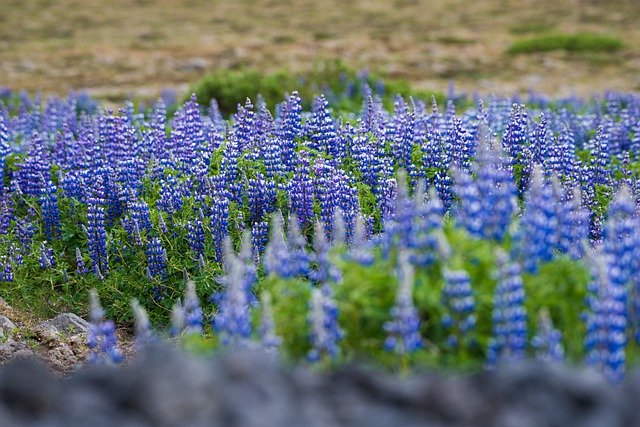
#> input picture Encore/OpenCV/a.jpg, 640 x 427 px
$ jupyter execute opencv_4.ipynb
#> lines starting #> are read from the running program, lines starting #| are printed output that depends on the picture; after the words box and inside, x2 and y2 are one past the last pixel; in counts of white or black regions, pixels touching at a corner belong together
# 이미지 기초 지식

*이미지 특정 픽셀 추출
p = img[100, 100]#(100,100)위치의 픽셀 한 개 추출
print(p)
=>[134, 156, 219] #[b, g, r]

[cell 1]
import cv2
img = cv2.imread('a.jpg', 1)
#> img is the input picture: shape (427, 640, 3); mean B, G, R 116.7, 113.7, 102.9
h, w, c = img.shape
#> h = 427; w = 640; c = 3
print(h, w, c) #c는 색상 채널 수
#| 427 640 3
p = img[100, 100]
#> p = [111, 131, 132]
p  #[b, g, r]
#> Out = [111, 131, 132]

*이미지 특정 픽셀의 한 채널(b, g, r)의 값
c = img[100, 100, 0] #0:b, 1:g, 2:r
print(c)
=>134

[cell 2]
b_c = img[100, 100, 0]  #blue 색상값. 0:blue, 1:green, 2:red
#> b_c = 111
b_c
#> Out = 111

*특정 픽셀 값 변경
img[100, 100] = [255,255,255]#(100,100)위치의 픽셀을 흰색으로 변경

[cell 3]
img[100, 100] = [255,255,255]
#> img: shape (427, 640, 3); under 0.01% of pixels changed, all inside (x1, y1, x2, y2) = (100, 100, 101, 101)
cv2.imshow('img', img)
cv2.waitKey(0)
cv2.destroyAllWindows()

*img.item: 특정 픽셀을 나타내는 속성
img.item(100, 100, 2)# (100,100)위치의 픽셀의 red값 반환
img.itemset((100, 100, 2), 255)#(100,100)위치의 픽셀의 red값을 255로 변경

[cell 4]
p2 = img.item(100, 100, 2)
#> p2 = 255
p2
#> Out = 255

[cell 5]
img.itemset((100, 100, 0), 0)
#> img: shape (427, 640, 3); mean B, G, R 116.7, 113.7, 102.9
img.itemset((100, 100, 1), 0)
#> img: shape (427, 640, 3); mean B, G, R 116.7, 113.7, 102.9
img.itemset((100, 100, 2), 0)
#> img: shape (427, 640, 3); mean B, G, R 116.7, 113.7, 102.9
cv2.imshow('img', img)
cv2.waitKey(0)
cv2.destroyAllWindows()

*img.shape: 세로길이, 가로길이, 채널
h, w, c = img.shape
=>h:세로길이, w:가로길이, c:채널

*img.size: 전체 픽셀 수
*img.dtype: 픽셀표현 데이터 타입

[cell 6]
img.shape
#> Out = (427, 640, 3)

[cell 7]
img.size  # h*w*c
#> Out = 819840

[cell 8]
img.dtype  #채널 표현 데이타 타입

*roi(region of image): 이미지의 특정 영역 추출
roi = img[h시작점:h끝점, w시작점:w끝점]

[cell 9]
roi = img[100:200, 100:300]
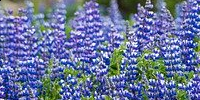
#> roi: shape (100, 200, 3); mean B, G, R 153.4, 116.3, 103.4
cv2.imshow('roi', roi)
cv2.waitKey(0)
cv2.destroyAllWindows()

[cell 10]
img[0:100, 200:400] = roi
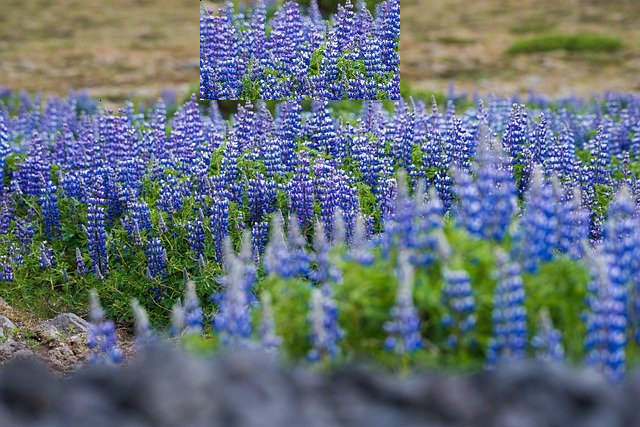
#> img: shape (427, 640, 3); mean B, G, R 121.2, 112.5, 100.4
cv2.imshow('img', img)
cv2.waitKey(0)
cv2.destroyAllWindows()

*이미지 채널 분리
b,g,r = cv2.split(img)  #비용 비쌈
  => 색상분리, 0:blue, 1:green, 2:red
img = cv2.merge((r,g,b))
  => 분리한 색상 다시 역순으로 결합

[cell 11]
b,g,r = cv2.split(img) #비용 비쌈
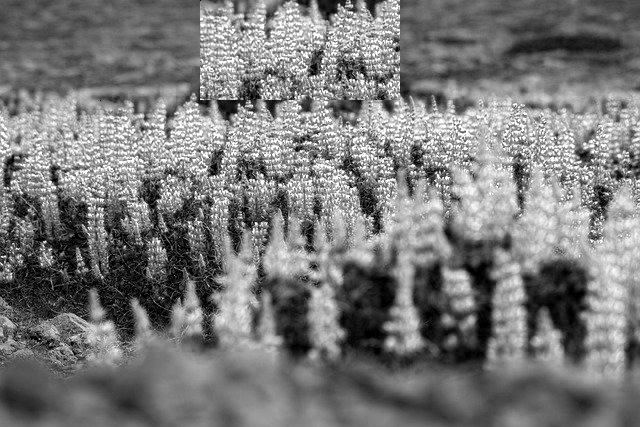
#> b: shape (427, 640); min 0, max 255, mean 121.2
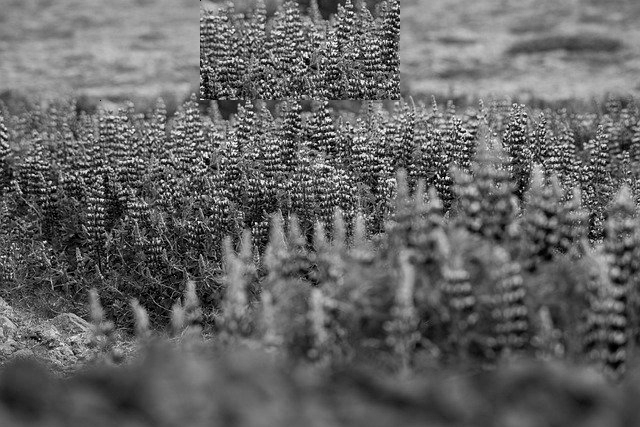
#> r: shape (427, 640); min 0, max 255, mean 100.4
img = cv2.merge((r,g,b))
cv2.imshow('img', img)
cv2.waitKey(0)
cv2.destroyAllWindows()

*cv2.split()이 비싸므로 numpy 인덱싱으로 접근하는것이 효과적이다
b = img[:,:,0]  #blue 채널 추출

[cell 12]
img_blue = img[:,:,0]
img_blue

[cell 13]
img[:,:,2] = 0  #이미지에서 빨간색 제거
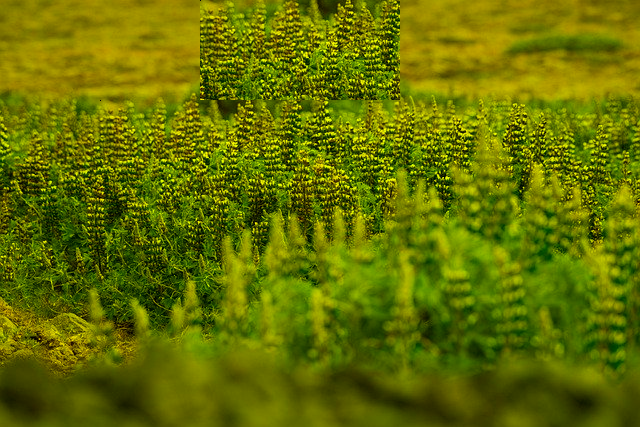
#> img: shape (427, 640, 3); mean R, G, B 100.4, 112.5, 0
cv2.imshow('img', img)
cv2.waitKey(0)
cv2.destroyAllWindows()

<이미지 복사>

[cell 14]
import cv2
src = cv2.imread('a.jpg')
img1 = src   #얕은 복사
img2 = src.copy()   #깊은 복사
img1[100:200, 100:200, 2] = 255
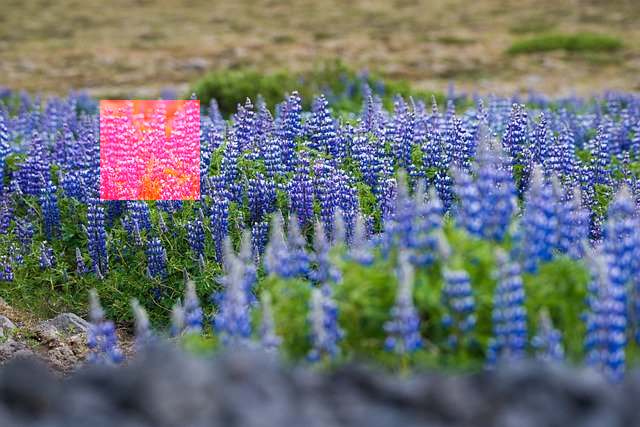
#> img1: shape (427, 640, 3); 3.66% of pixels changed, all inside (x1, y1, x2, y2) = (100, 100, 200, 200)
cv2.imshow('src', src)
cv2.imshow('img1', img1)
cv2.imshow('img2', img2)
cv2.waitKey(0)
cv2.destroyAllWindows()

[cell 15]
img3 = src[100:200, 100:200]
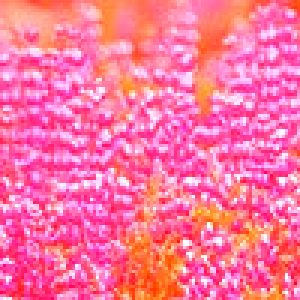
#> img3: shape (100, 100, 3) (shown 3 times larger); mean B, G, R 160.2, 117.9, 255
img1[100:200, 100:200, 2] = 0
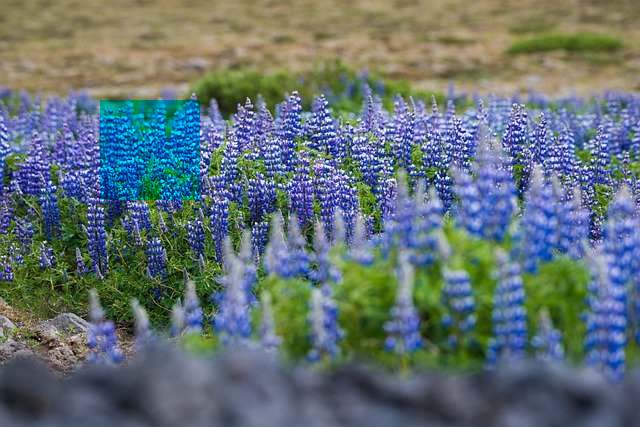
#> img1: shape (427, 640, 3); 3.66% of pixels changed, all inside (x1, y1, x2, y2) = (100, 100, 200, 200)
cv2.imshow('img3', img3)
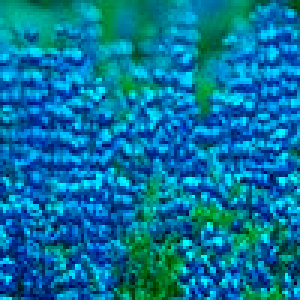
#> window 'img3': shape (100, 100, 3) (shown 3 times larger); mean B, G, R 160.2, 117.9, 0
cv2.waitKey(0)
cv2.destroyAllWindows()

<이미지 color-space 변환>
cv2.cvtColor(img, type)
type
cv2.COLOR_BGR2GRAY: 칼라를 흑백으로
cv2.COLOR_BGR2RGB: BGR을 RGB로
cv2.COLOR_RGB2BGR: RGB를 BGR로 ...

[cell 16]
import cv2
src = cv2.imread('a.jpg')
img1 = cv2.cvtColor(src, cv2.COLOR_BGR2GRAY)
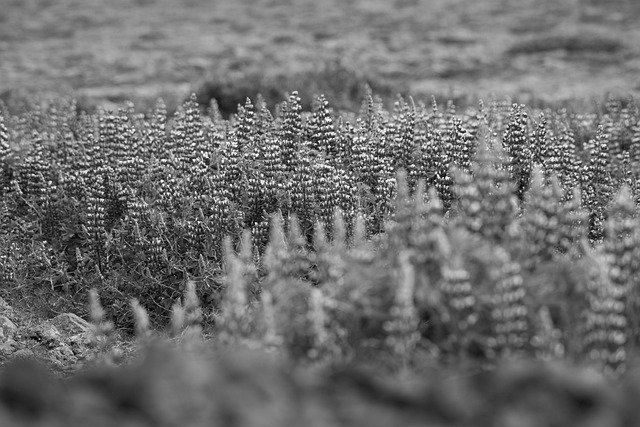
#> img1: shape (427, 640); min 0, max 254, mean 110.8
img2 = cv2.cvtColor(src, cv2.COLOR_BGR2RGB)
img3 = cv2.cvtColor(img2, cv2.COLOR_RGB2BGR)
cv2.imshow('src', src)
cv2.imshow('img1', img1)
cv2.imshow('img2', img2)
cv2.imshow('img3', img3)
cv2.waitKey(0)
cv2.destroyAllWindows()

[cell 17]
img4 = cv2.cvtColor(img1, cv2.COLOR_GRAY2BGR)  #채널 수 변환은 가능하지만 색이 입혀지지는 않는다
src2 = cv2.imread('a.jpg', 1)
cv2.imshow('img4', img4)
cv2.imshow('src2', src2)
cv2.waitKey(0)
cv2.destroyAllWindows()

$ run again, with Encore/OpenCV/b.jpg copied over Encore/OpenCV/a.jpg
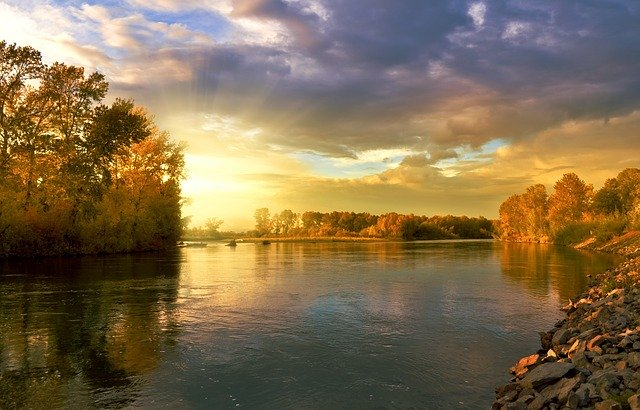
#> input picture Encore/OpenCV/b.jpg, 640 x 410 px
#> img is the input picture: shape (410, 640, 3); mean B, G, R 78.2, 109.7, 129.5
#| 410 640 3
#> p = [75, 109, 138]
#> b_c = 75
#> p2 = 255
#> `cv2.imshow('img3', img3)`:
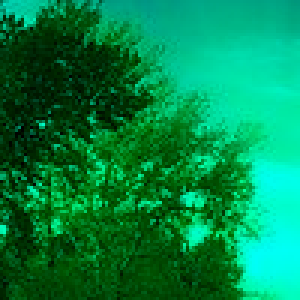
#> window 'img3': shape (100, 100, 3) (shown 3 times larger); mean B, G, R 71.5, 134.9, 0
#> `img1 = cv2.cvtColor(src, cv2.COLOR_BGR2GRAY)`:
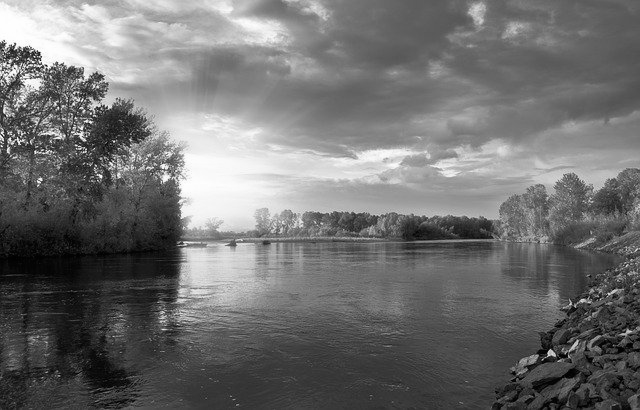
#> img1: shape (410, 640); min 0, max 255, mean 112

$ run again, with Encore/OpenCV/building.jpg copied over Encore/OpenCV/a.jpg
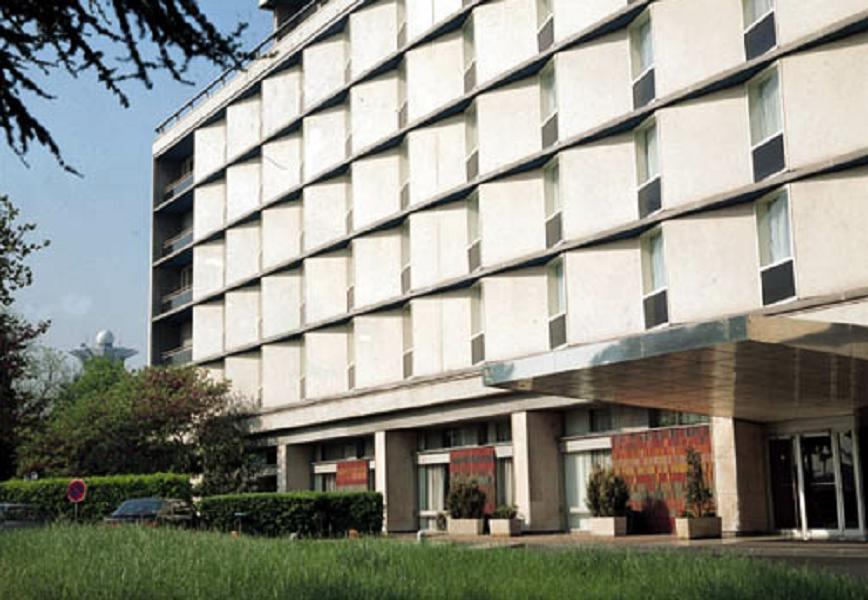
#> input picture Encore/OpenCV/building.jpg, 868 x 600 px
#> img is the input picture: shape (600, 868, 3); mean B, G, R 133.7, 143.6, 142.9
#| 600 868 3
#> p = [213, 184, 153]
#> b_c = 213
#> p2 = 255
#> `img1 = cv2.cvtColor(src, cv2.COLOR_BGR2GRAY)`:
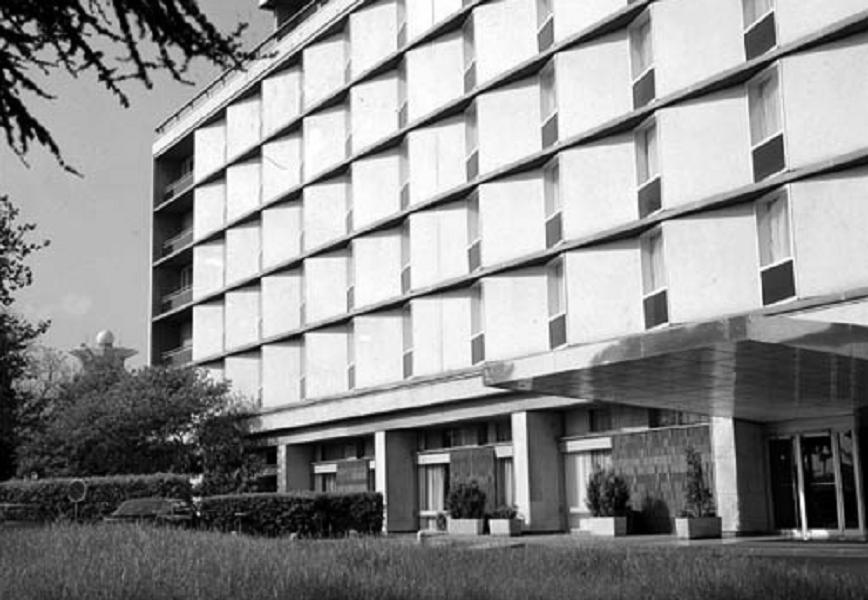
#> img1: shape (600, 868); min 0, max 255, mean 142.3
